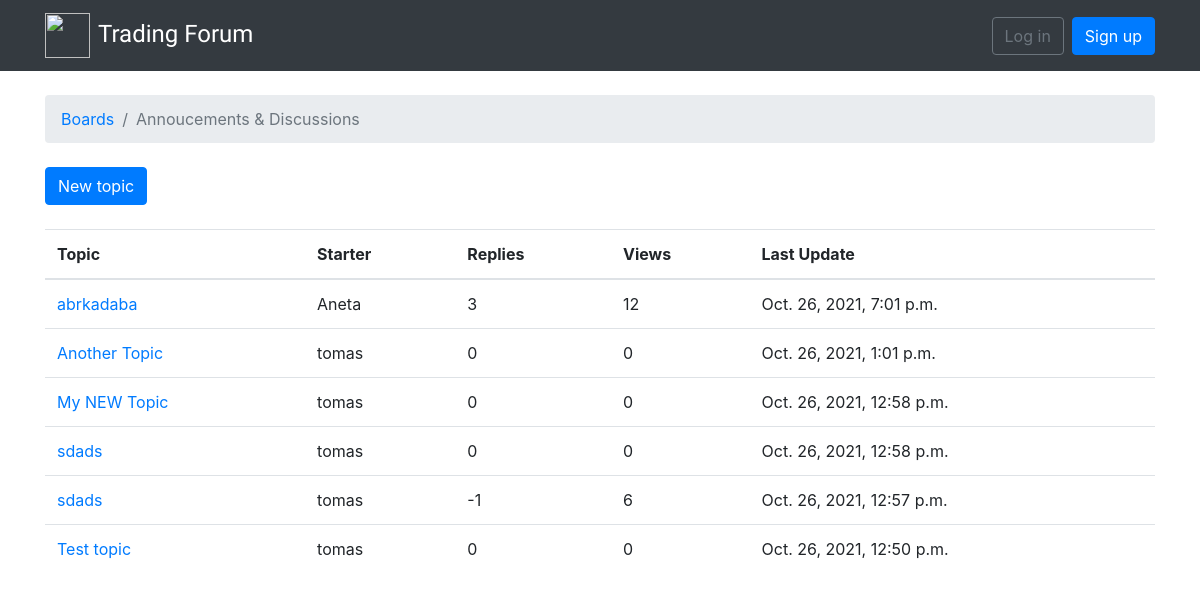
The app's page /boards/1/, older data.
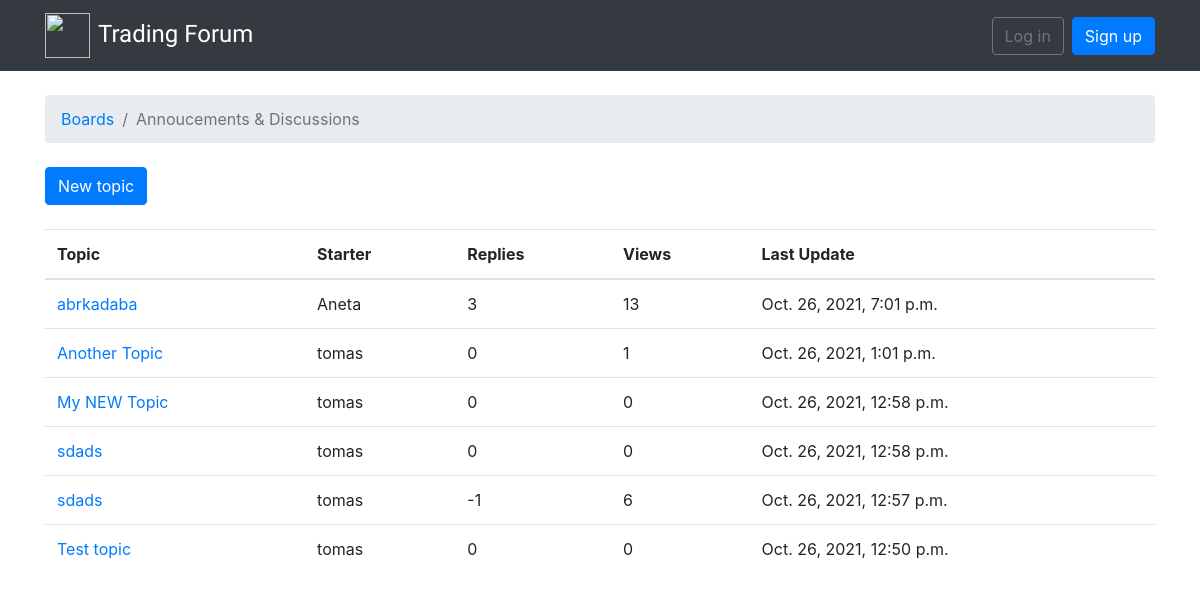
The same page, newer data.
### boards/models.py (models this page shows, shortened)
class Topic(models.Model):
    subject = models.CharField(max_length=255)
    last_updated = models.DateTimeField(auto_now_add=True)
    board = models.ForeignKey(Board, related_name='topics', on_delete=models.CASCADE)
    starter = models.ForeignKey(User, related_name='topics', on_delete=models.CASCADE)
    views = models.PositiveIntegerField(default=0)

### boards/views.py (the view)
# urls.py: path("boards/<int:pk>/", views.TopicsView, name='topics'),
def TopicsView(request, pk):
    board = get_object_or_404(Board,pk=pk)
    topics = board.topics.order_by('-last_updated').annotate(replies=Count("posts") - 1)
    context = {"board":board,"topics":topics}
    return render(request, "topics.html", context)

### templates/topics.html (shortened to what this page needs)
{% extends 'base.html' %}
{% block breadcrumb %}
  <li class="breadcrumb-item"><a href="{% url 'home' %}">Boards</a></li>
  <li class="breadcrumb-item active">{{ board.name }}</li>
{% endblock %}
{% block content %}
<div class="mb-4">
    <a href="{% url 'new_topic' board.pk %}" class="btn btn-primary">New topic</a>
</div>
<table class="table">
  <thead class="thead-inverse">
    <tr>
      <th>Topic</th>
      <th>Starter</th>
      <th>Replies</th>
      <th>Views</th>
      <th>Last Update</th>
    </tr>
  </thead>
  <tbody>
    {% for topic in topics %}
      <tr>
        <td><a href="{% url 'topic_posts' board.pk topic.pk %}">{{ topic.subject }}</a></td>
        <td>{{ topic.starter.username }}</td>
        <td>{{ topic.replies }}</td>
        <td>{{ topic.views }}</td>
        <td>{{ topic.last_updated }}</td>
      </tr>
    {% endfor %}
  </tbody>
</table>
{% endblock %}

Row changes from the older to the newer data that the page shows:
changed Topic "abrkadaba": views "12" → "13"
changed Topic "Another Topic": views "0" → "1"
